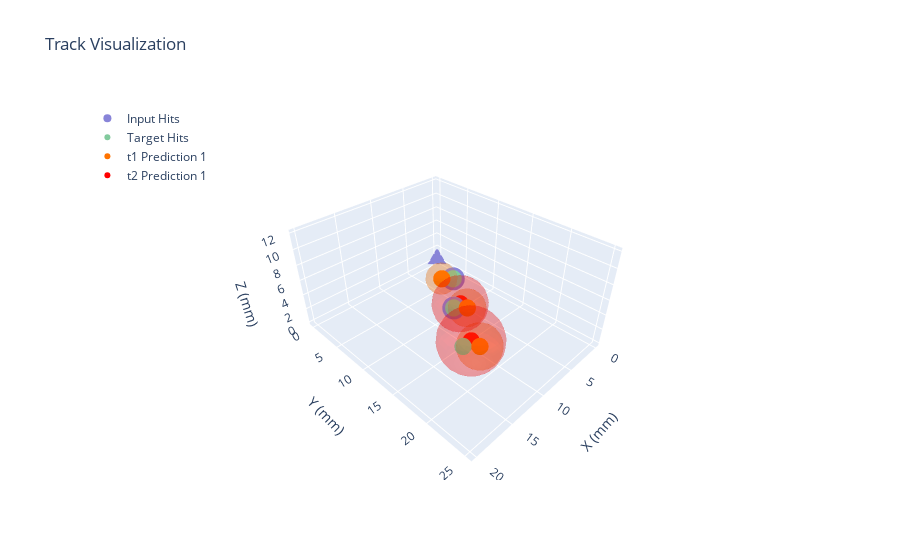

The cell this chart's notebook holds for it:
### Code cell
import numpy as np
from src.tracknet.visualization import visualize_track_predictions

# Generate example batch
example_batch = {
    # One track with 3 hits
    'inputs': np.array([[[0, 0, 0], [5, 8, 3], [12, 15, 6]]]),
    'targets': np.array([[[5, 8, 3], [12, 15, 6], [18, 22, 9]]]),
    'input_lengths': [3],
    'target_mask': np.array([[True, True, True]])
}

example_output = {
    'coords_t1': np.array([[[6, 7, 3], [11, 16, 6], [17, 23, 9]]]),
    'radius_t1': np.array([[[2], [2], [2]]]),
    'coords_t2': np.array([[[11, 15, 6], [17, 22, 9], [24, 28, 12]]]),
    'radius_t2': np.array([[[3], [3], [3]]])
}


# Create and show visualization
fig = visualize_track_predictions(example_batch, example_output)
fig.show()

### Figure 1 — Plotly figure (JSON) as saved in the notebook; plotly's stock layout.template omitted (floating-point values rounded to 4 significant figures; data arrays with more than 128 entries replaced by an {"elided": "..."} marker saying what was removed)
{"data": [{"marker": {"color": "#8884d8", "size": 8}, "mode": "markers", "name": "Input Hits", "type": "scatter3d", "x": [0, 5, 12], "y": [0, 8, 15], "z": [0, 3, 6]}, {"marker": {"color": "#82ca9d", "size": 6}, "mode": "markers", "name": "Target Hits", "type": "scatter3d", "x": [5, 12, 18], "y": [8, 15, 22], "z": [3, 6, 9]}, {"marker": {"color": "#ff7300", "size": 6}, "mode": "markers", "name": "t1 Prediction 1", "showlegend": true, "type": "scatter3d", "x": [6], "y": [7], "z": [3]}, {"colorscale": [[0, "#ff7300"], [1, "#ff7300"]], "name": "t1 Sphere 1", "opacity": 0.2, "showlegend": false, "showscale": false, "type": "surface", "x": {"elided": "20x20 float values"}, "y": {"elided": "20x20 float values"}, "z": {"elided": "20x20 float values"}}, {"marker": {"color": "#ff7300", "size": 6}, "mode": "markers", "showlegend": false, "type": "scatter3d", "x": [11], "y": [16], "z": [6]}, {"colorscale": [[0, "#ff7300"], [1, "#ff7300"]], "name": "t1 Sphere 2", "opacity": 0.2, "showlegend": false, "showscale": false, "type": "surface", "x": {"elided": "20x20 float values"}, "y": {"elided": "20x20 float values"}, "z": {"elided": "20x20 float values"}}, {"marker": {"color": "#ff7300", "size": 6}, "mode": "markers", "showlegend": false, "type": "scatter3d", "x": [17], "y": [23], "z": [9]}, {"colorscale": [[0, "#ff7300"], [1, "#ff7300"]], "name": "t1 Sphere 3", "opacity": 0.2, "showlegend": false, "showscale": false, "type": "surface", "x": {"elided": "20x20 float values"}, "y": {"elided": "20x20 float values"}, "z": {"elided": "20x20 float values"}}, {"marker": {"color": "#ff0000", "size": 6}, "mode": "markers", "name": "t2 Prediction 1", "showlegend": true, "type": "scatter3d", "x": [11], "y": [15], "z": [6]}, {"colorscale": [[0, "#ff0000"], [1, "#ff0000"]], "name": "t2 Sphere 1", "opacity": 0.2, "showlegend": false, "showscale": false, "type": "surface", "x": {"elided": "20x20 float values"}, "y": {"elided": "20x20 float values"}, "z": {"elided": "20x20 float values"}}, {"marker": {"color": "#ff0000", "size": 6}, "mode": "markers", "showlegend": false, "type": "scatter3d", "x": [17], "y": [22], "z": [9]}, {"colorscale": [[0, "#ff0000"], [1, "#ff0000"]], "name": "t2 Sphere 2", "opacity": 0.2, "showlegend": false, "showscale": false, "type": "surface", "x": {"elided": "20x20 float values"}, "y": {"elided": "20x20 float values"}, "z": {"elided": "20x20 float values"}}], "layout": {"legend": {"x": 0.01, "xanchor": "left", "y": 0.99, "yanchor": "top"}, "scene": {"aspectmode": "data", "aspectratio": {"x": 1, "y": 1, "z": 1}, "camera": {"center": {"x": 0, "y": 0, "z": 0}, "eye": {"x": 1.5, "y": 1.5, "z": 1.5}, "up": {"x": 0, "y": 0, "z": 1}}, "xaxis": {"title": {"text": "X (mm)"}}, "yaxis": {"title": {"text": "Y (mm)"}}, "zaxis": {"title": {"text": "Z (mm)"}}}, "showlegend": true, "title": {"text": "Track Visualization"}}}
